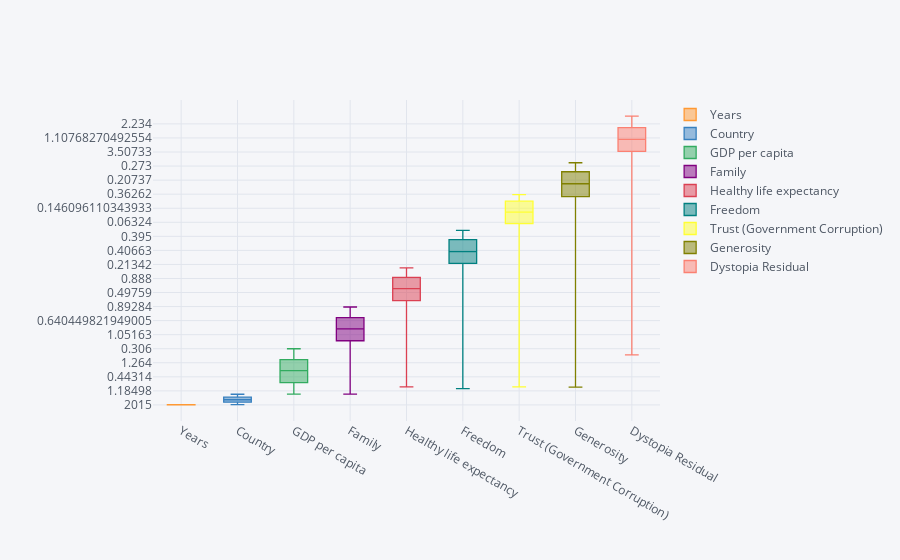

The notebook cell saved with this chart:
### Code cell
df6.drop(["Happiness Rank","Happiness Score"],axis=1).iplot(kind='box')

### Figure 1 — Plotly figure (JSON) as saved in the notebook; plotly's stock layout.template omitted (floating-point values rounded to 4 significant figures; data arrays with more than 128 entries replaced by an {"elided": "..."} marker saying what was removed)
{"data": [{"boxpoints": false, "line": {"width": 1.3}, "marker": {"color": "rgba(255, 153, 51, 1.0)"}, "name": "Years", "orientation": "v", "type": "box", "y": {"elided": "782 str values"}}, {"boxpoints": false, "line": {"width": 1.3}, "marker": {"color": "rgba(55, 128, 191, 1.0)"}, "name": "Country", "orientation": "v", "type": "box", "y": {"elided": "782 str values"}}, {"boxpoints": false, "line": {"width": 1.3}, "marker": {"color": "rgba(50, 171, 96, 1.0)"}, "name": "GDP per capita", "orientation": "v", "type": "box", "y": {"elided": "782 float values"}}, {"boxpoints": false, "line": {"width": 1.3}, "marker": {"color": "rgba(128, 0, 128, 1.0)"}, "name": "Family", "orientation": "v", "type": "box", "y": {"elided": "782 float values"}}, {"boxpoints": false, "line": {"width": 1.3}, "marker": {"color": "rgba(219, 64, 82, 1.0)"}, "name": "Healthy life expectancy", "orientation": "v", "type": "box", "y": {"elided": "782 float values"}}, {"boxpoints": false, "line": {"width": 1.3}, "marker": {"color": "rgba(0, 128, 128, 1.0)"}, "name": "Freedom", "orientation": "v", "type": "box", "y": {"elided": "782 float values"}}, {"boxpoints": false, "line": {"width": 1.3}, "marker": {"color": "rgba(255, 255, 51, 1.0)"}, "name": "Trust (Government Corruption)", "orientation": "v", "type": "box", "y": {"elided": "782 float values"}}, {"boxpoints": false, "line": {"width": 1.3}, "marker": {"color": "rgba(128, 128, 0, 1.0)"}, "name": "Generosity", "orientation": "v", "type": "box", "y": {"elided": "782 float values"}}, {"boxpoints": false, "line": {"width": 1.3}, "marker": {"color": "rgba(251, 128, 114, 1.0)"}, "name": "Dystopia Residual", "orientation": "v", "type": "box", "y": {"elided": "782 float values"}}], "layout": {"legend": {"bgcolor": "#F5F6F9", "font": {"color": "#4D5663"}}, "paper_bgcolor": "#F5F6F9", "plot_bgcolor": "#F5F6F9", "title": {"font": {"color": "#4D5663"}}, "xaxis": {"gridcolor": "#E1E5ED", "showgrid": true, "tickfont": {"color": "#4D5663"}, "title": {"font": {"color": "#4D5663"}, "text": ""}, "zerolinecolor": "#E1E5ED"}, "yaxis": {"gridcolor": "#E1E5ED", "showgrid": true, "tickfont": {"color": "#4D5663"}, "title": {"font": {"color": "#4D5663"}, "text": ""}, "zerolinecolor": "#E1E5ED"}}}
